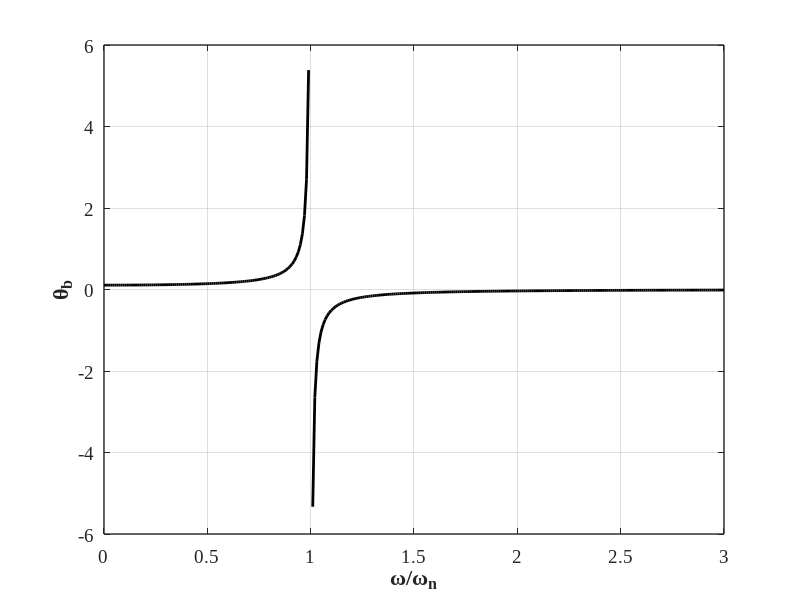

Source code (MATLAB):
%% Structural Dynamics and Vibration Control(M. Azimi et al.)
%% Example 6-14: Response of a two-DOF Gear System under Torsional Excitation

clc; clear; close all;
%%  Parameters
M0 = 1;   % Amplitude of The Moment
L  = 1;   % Length of Shaft
GJ = 1;   % Torsional Stiffness
n  = 3;   % Gear Ratio

r  = [0:0.01:3]; % Frequency Ratio
thetab = (M0*L*n)./(GJ*(1+(n.^n))*(1-r.^2)); % amplitude

%%  Plot
figure(1); set(figure(1), 'Position', [200   100   883   400])
    hold on; grid on; box on;
        plot1 = plot(r,thetab);

        set(plot1(1),'LineStyle','-','LineWidth',2,'Color',[0 0 0]);
        set(gca, 'LineWidth',1, 'FontWeight','normal', 'FontName','Times New Roman', 'FontSize',14)               
        xlabel('\omega/\omega_n', 'fontsize',16, 'fontname','Times New Roman','FontWeight','Bold')
        ylabel('\theta_b', 'fontsize',16, 'fontname','Times New Roman','FontWeight','Bold')

%% Print
print('EX_6_14','-dpng')


